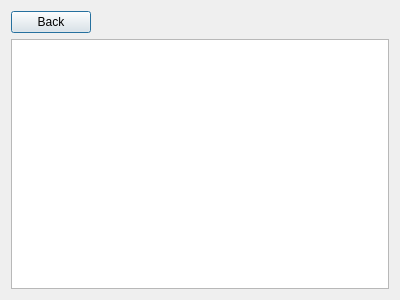
<?xml version="1.0" encoding="UTF-8"?>
<ui version="4.0">
 <class>PersonalResults</class>
 <widget class="QDialog" name="PersonalResults">
  <property name="geometry">
   <rect>
    <x>0</x>
    <y>0</y>
    <width>400</width>
    <height>300</height>
   </rect>
  </property>
  <property name="windowTitle">
   <string>Dialog</string>
  </property>
  <layout class="QVBoxLayout" name="verticalLayout">
   <item>
    <widget class="QPushButton" name="back">
     <property name="sizePolicy">
      <sizepolicy hsizetype="Maximum" vsizetype="Fixed">
       <horstretch>0</horstretch>
       <verstretch>0</verstretch>
      </sizepolicy>
     </property>
     <property name="text">
      <string>Back</string>
     </property>
    </widget>
   </item>
   <item>
    <widget class="QTableWidget" name="tableRes"/>
   </item>
  </layout>
 </widget>
 <resources/>
 <connections/>
</ui>
